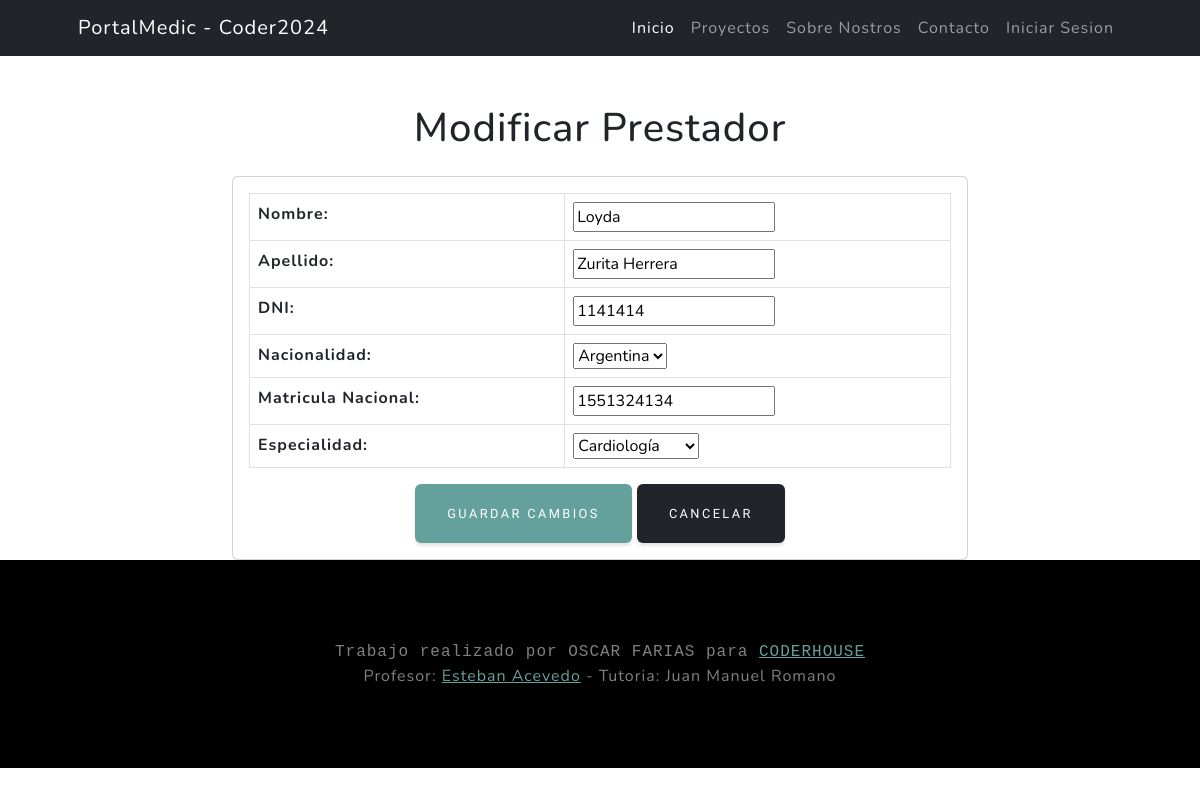
Screenshot of /medicos/medicos/medicos_update/1/ with the database file from the repository.
### medicos/models.py (models this page shows, shortened)
class Medicos(models.Model):
    nombre = models.CharField(max_length=100, null=False, blank=True)
    apellido = models.CharField(max_length=100, null=False, blank=True)
    DNI = models.PositiveIntegerField(unique=True,null=True)
    nacionalidad= models.ForeignKey(Nacionalidad, on_delete=models.SET_NULL, null=True)
    matricula = models.PositiveIntegerField(unique=True, null=False, blank=False,verbose_name="Matricula Nacional")
    especialidad = models.ForeignKey(Especialidad, on_delete=models.SET_NULL, null=True)
    class Meta:
        verbose_name = "Medicos"
        verbose_name_plural = "Medicos"

class Nacionalidad(models.Model):
    nacionalidad = models.CharField(max_length=100, unique=True)
    def __str__(self) -> str:
        return self.nacionalidad
    class Meta:
        verbose_name = "Nacionalidad"
        verbose_name_plural = "Nacionalidad"

class Especialidad(models.Model):
    especialidad = models.CharField(max_length=50, unique=True)
    def __str__(self) -> str:
        return self.especialidad
    class Meta:
        verbose_name = "Especialidad"
        verbose_name_plural = "Especialidades"

### medicos/views.py (the view)
# urls.py: path("medicos/medicos_update/<int:pk>/", medicos_update, name="medicos_update"),
def medicos_update(request,pk):
    consulta = Medicos.objects.get(id=pk)
    if request.method == "POST":
        form = MedicosForm(request.POST, instance=consulta)
        if form.is_valid():
            form.save()
            return redirect("medicos:medicos_list")
    else:  # GET
        form = MedicosForm(instance=consulta)
    return render(request, "medicos/medicos_form.html", {"form": form})

### medicos/forms.py
class MedicosForm(forms.ModelForm):
    class Meta:
        model = models.Medicos
        fields = ["nombre", "apellido","DNI","nacionalidad","matricula","especialidad"]

### medicos/templates/medicos/medicos_form.html (shortened to what this page needs)
{% extends 'core/base.html' %}
{% load static %}
{% block content %}
<div class="container mt-5">
    {% if form.instance.pk %}
        <h1 class="text-center">Modificar Prestador</h1>
    {% else %}
        <h1 class="text-center">Editar Prestador</h1>
    {% endif %}
    <div class="row justify-content-center mt-4">
        <div class="col-md-8">
            <div class="card">
                <div class="card-body">
                    <form method="POST">
                        <table class="table table-bordered">
                            {{ form.as_table }}
                        </table>
                        <div class="text-center">
                            <button type="submit" class="btn btn-primary">Guardar Cambios</button>
                            <a href="{% url 'medicos:medicos_list' %}" type="button" class="btn btn-dark ">Cancelar</button></a>
                        </div>
                    </form>
                </div>
            </div>
        </div>
    </div>
</div>
{% endblock content %}

### rows the page displays
Medicos: nombre "Loyda", apellido "Zurita Herrera", DNI "1141414", matricula "1551324134"
Nacionalidad: nacionalidad "Argentina"
Especialidad: especialidad "Cardiología"
